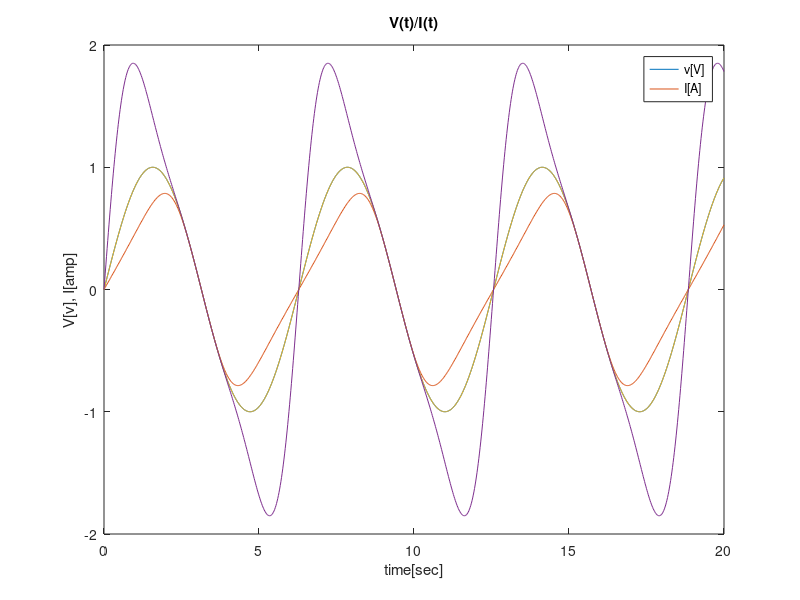
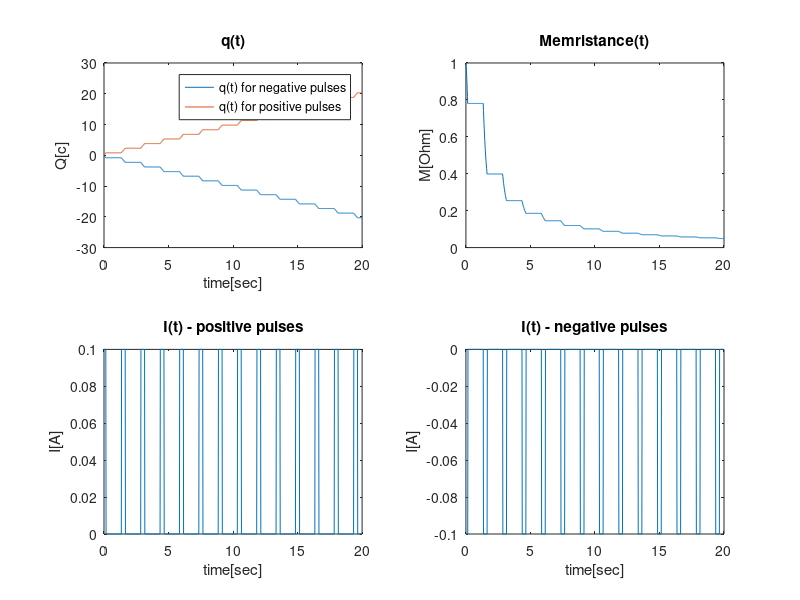
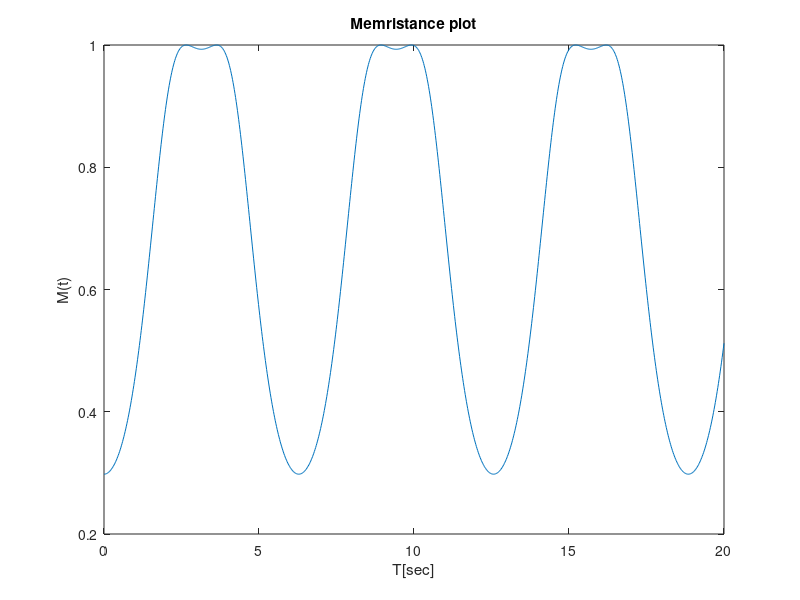

MATLAB code for these plots, in order:
%% section b
Qb = 1;
Rb = 1;
t = linspace(0,20, 1000);
Ib = sin(t);
qb = cos(t) + Qb;
Mb = Rb./sqrt(1+((qb.*qb)/Qb));
phib = Qb*Rb*log((qb/Qb)+sqrt(1+((qb.*qb)/Qb^2)));
Vb = Mb .* Ib;

figure(1);
plot(t,Ib);
hold on;
plot(t,Vb);
title('V(t),I(t) plot');
xlabel('T[sec]');
ylabel('V[v], I[amp]');
legend('I(t)', 'V(t)');

figure(2);
plot(Vb,Ib);
title('V-I curve plot');
xlabel('V[v]');
ylabel('I[amp]');

figure(3);
plot(t,Mb);
title('Memristance plot');
xlabel('T[sec]');
ylabel('M(t)');


%% section c
Qc = 1;
Rc = 1;
K = 1 + sqrt(2);
Vc = sin(t);
qc = (K^2 * exp(2*cos(t)) - 1) ./ (2 * K * exp(cos(t)));
Mc = Rc./sqrt(1+((qc.*qc)/Qc));
phic = Qc*Rc*log((qc/Qc)+sqrt(1+((qc.*qc)/Qc^2)));
%V = diff(phi);
Ic = Vc ./ Mc;

figure(1);
plot(t, Vc, t, Ic);
title('V(t)/I(t)');
legend('v[V]','I[A]');
xlabel('time[sec]');
ylim([-2 2]);

figure(2);
plot(Vc, Ic);
title('I-V curve plot');
xlabel('v[V]');
ylabel('I[A]');
ylim([-2 2]);

figure(3);
plot(t,Mc);
title('Memristance plot');
xlabel('T[sec]');
ylabel('M(t)');

%% section e

w = 0.3; %pulse width
d = 0:w*5:20; %delay vector
Ie = pulstran(t,d,'rectpuls',w);
Ie_p = Ie * 0.1; %train of positive pulses
Ie_n = Ie_p * (-1);%train of negative pulses
qe_p = zeros(1, length(Ie_p));
qe_n = zeros(1, length(Ie_n));
for i = 1:length(Ie_p)
    qe_p(i) = sum(Ie_p(1:i));
    qe_n(i) = sum(Ie_n(1:i));
end
Me_n = Rc./sqrt(1+((qe_n.*qe_n)/Qc));
Me_p = Rc./sqrt(1+((qe_p.*qe_p)/Qc));

figure(2);
subplot(2,2,1);
plot(t, qe_n, t, qe_p);
legend('q(t) for negative pulses','q(t) for positive pulses');
xlabel('time[sec]');
ylabel('Q[c]');
title('q(t)');

subplot(2,2,2);
plot(t,Me_p);
ylabel('M[Ohm]');
title('Memristance(t)');

subplot(2,2,3);
plot(t, Ie_p);
title('I(t) - positive pulses');
xlabel('time[sec]');
ylabel('I[A]');

subplot(2,2,4);
plot(t, Ie_n);
title('I(t) - negative pulses');
xlabel('time[sec]');
ylabel('I[A]');




